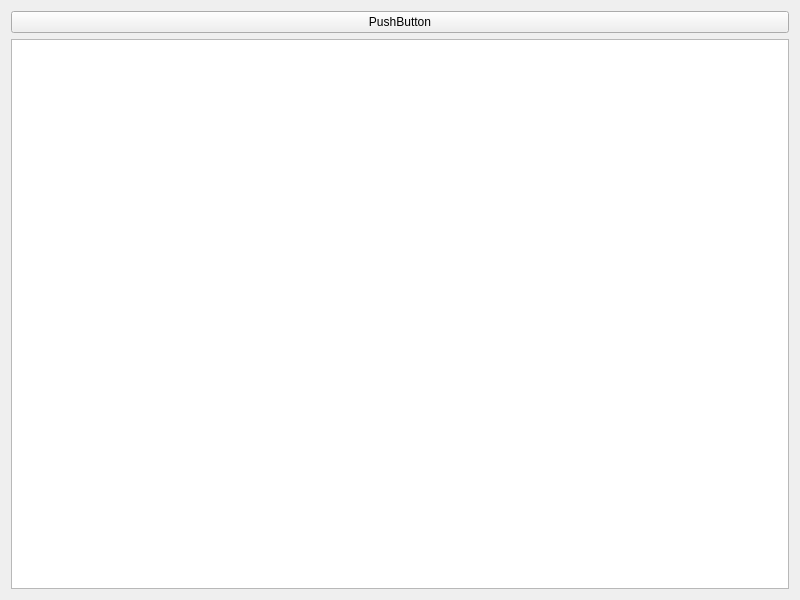
<?xml version="1.0" encoding="UTF-8"?>
<ui version="4.0">
 <class>Widget</class>
 <widget class="QWidget" name="Widget">
  <property name="geometry">
   <rect>
    <x>0</x>
    <y>0</y>
    <width>800</width>
    <height>600</height>
   </rect>
  </property>
  <property name="windowTitle">
   <string>Widget</string>
  </property>
  <layout class="QGridLayout" name="gridLayout">
   <item row="0" column="0">
    <widget class="QPushButton" name="pushButton">
     <property name="text">
      <string>PushButton</string>
     </property>
    </widget>
   </item>
   <item row="1" column="0">
    <widget class="QTextEdit" name="textEdit"/>
   </item>
  </layout>
 </widget>
 <resources/>
 <connections/>
</ui>
